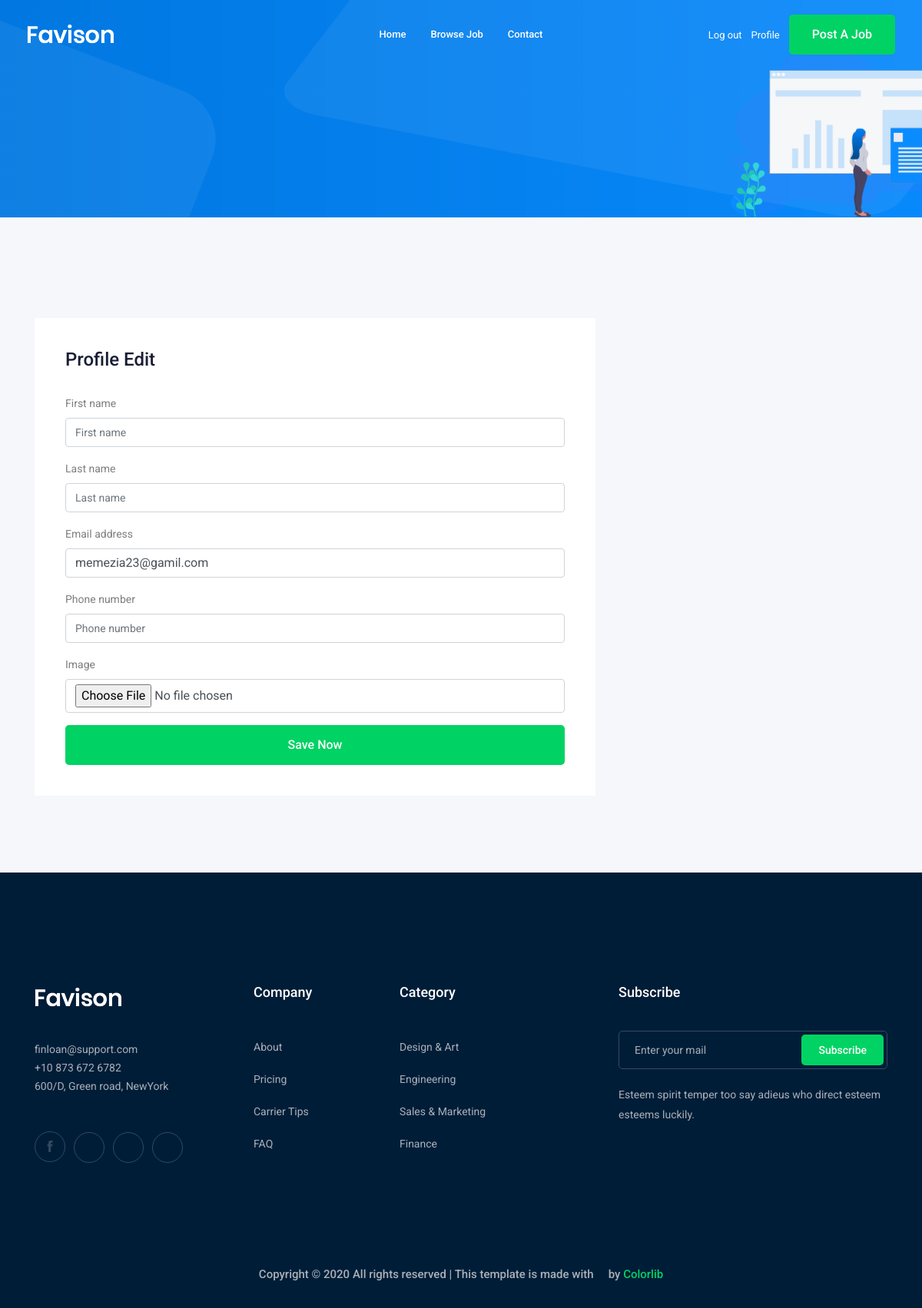
Before: /accounts/profile_edit (signed in) with the older database file.
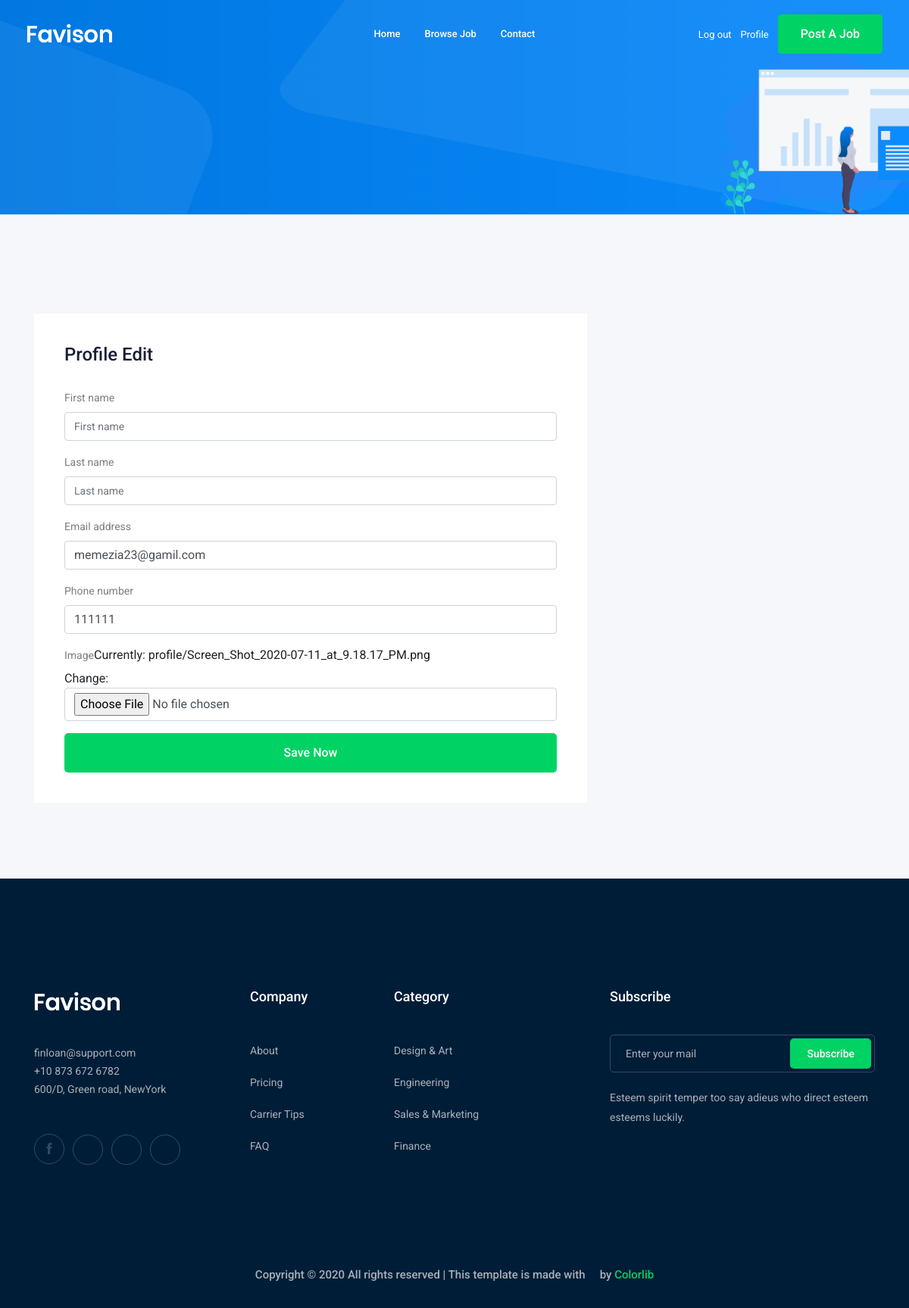
After: the same page with the newer database file.
### accounts/models.py (models this page shows, shortened)
class Profile(models.Model):
    user = models.OneToOneField(User, on_delete=models.CASCADE)
    phone_number = models.CharField(max_length=15)
    image = models.ImageField(upload_to='profile/')

### accounts/views.py (the view, shortened to what this page needs)
# urls.py: path('profile_edit', views.profile_edit, name='profile_edit'),
def profile_edit(request):
    profile = Profile.objects.get(user=request.user)
    profileform = ProfileForm(instance=profile)
    userform = UserForm(instance=request.user)
    context = {
        'profileform': profileform,
        'userform': userform
    }
    return render(request, 'profile_edit.html', context)

### accounts/form.py
class ProfileForm(forms.ModelForm):
    class Meta:
        model = Profile
        fields = ('phone_number', 'image')

class UserForm(forms.ModelForm):
    class Meta:
        model = User
        fields = ('first_name', 'last_name', 'email')

### accounts/templates/profile_edit.html (shortened to what this page needs)
{% extends 'base.html' %}
{% load bootstrap4 %}
{%block content%}
<div class="bradcam_area bradcam_bg_1">
</div>
<div class="job_details_area">
    <div class="container">
        <div class="row">
            <div class="col-lg-8">
                <div class="apply_job_form white-bg">
                    <h4>Profile Edit</h4>
                    <form method="POST" enctype="multipart/form-data">
                        {% bootstrap_form userform %}
                        {% bootstrap_form profileform %}
                        {% buttons %}
                        <button class="boxed-btn3 w-100" type="submit">Save Now</button>
                        {% endbuttons %}
                    </form>
                </div>
            </div>
            <div class="col-lg-4">
            </div>
        </div>
    </div>
</div>
{% endblock %}

Changed rows visible on the page:
changed Profile: phone_number (not shown) → "111111"
Other visible differences:
text no longer shown: "Phone number Image"
text now shown: "Phone number Image Currently: profile/Screen_Shot_2020-07-11_at_9.18.17_PM.png Change:"
